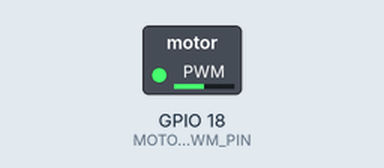
Recording of a sketch running on a simulated ESP32. Parts: switched loads named in the sketch (green lamp = pin HIGH).

Above: at 0.05 s.
At 4.0 s:
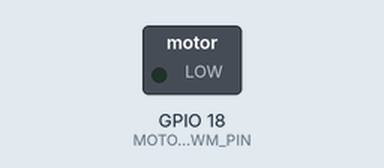
Timing chart, 0 to 5.2 s (numbered marks = the images above):
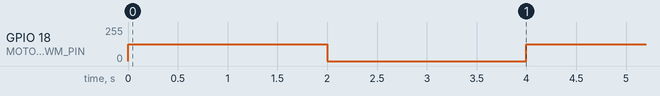

The sketch:

TestMotorPWM_DC.ino
```cpp
#include <Arduino.h>

#if !defined(ARDUINO_ARCH_ESP32)
  #error "Vælg 'ESP32 Wrover Module' under Tools → Board."
#endif

const int MOTOR_PWM_PIN       = 18;   // gode valg: 18, 19, 23, 25, 26, 27
const int motorPwmChannel     = 0;

const int MOTOR_PWM_FREQ_HZ  = 20000; // 20 kHz
const int MOTOR_PWM_RES_BITS = 12;    // 0..4095 (bedre match til 20 kHz)

void setup() {
  ledcSetup(motorPwmChannel, MOTOR_PWM_FREQ_HZ, MOTOR_PWM_RES_BITS);
  ledcAttachPin(MOTOR_PWM_PIN, motorPwmChannel);
  ledcWrite(motorPwmChannel, 0);
}

void loop() {
  int maxDuty = (1 << MOTOR_PWM_RES_BITS) - 1;
  ledcWrite(motorPwmChannel, maxDuty * 0.5); // ~50% duty
  delay(2000);
  ledcWrite(motorPwmChannel, maxDuty * 0.0); // stop
  delay(2000);
}
```

Measured:
- by itself, GPIO 18 (MOTOR_PWM_PIN): alternates 127/255 for 2.0 s and 0/255 for 2.0 s
